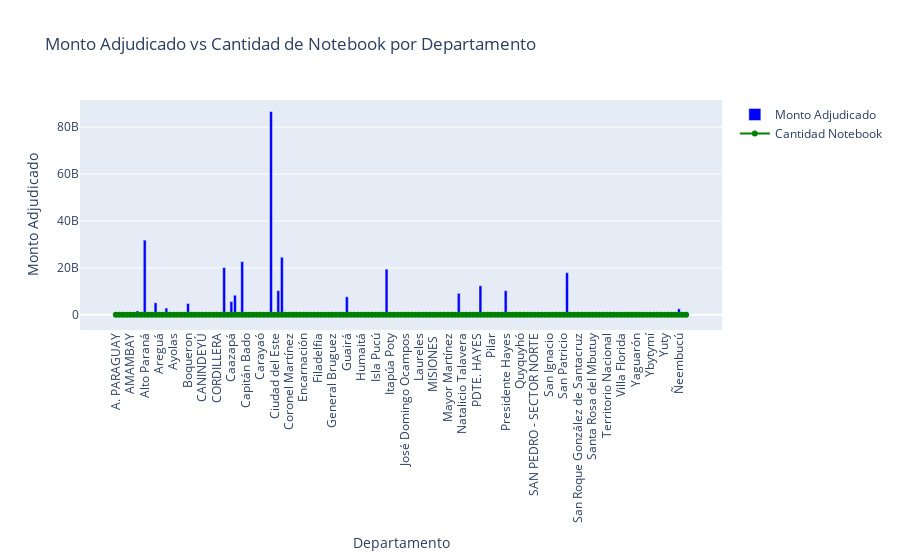

The code cell stored with this chart in its notebook:
### Code cell
import pandas as pd
import plotly.graph_objects as go

# Agrupar por 'Departamento' y sumar 'Monto Adjudicado 1' y 'Cantidad Notebook'
df_agrupado = df.groupby('Departamento').agg({
    'Monto Adjudicado 1': 'sum',
    'Cantidad Notebook': 'sum'
}).reset_index()

# Ver los primeros registros del DataFrame agrupado
print(df_agrupado.head())

# Crear la gráfica
fig = go.Figure()

# Agregar la gráfica de barras para 'Monto Adjudicado 1'
fig.add_trace(go.Bar(
    x=df_agrupado['Departamento'],
    y=df_agrupado['Monto Adjudicado 1'],
    name='Monto Adjudicado',
    marker_color='blue'
))

# Agregar la gráfica de línea para 'Cantidad Notebook'
fig.add_trace(go.Scatter(
    x=df_agrupado['Departamento'],
    y=df_agrupado['Cantidad Notebook'],
    name='Cantidad Notebook',
    mode='lines+markers',
    marker=dict(color='green')
))

# Configuraciones de layout
fig.update_layout(
    title='Monto Adjudicado vs Cantidad de Notebook por Departamento',
    xaxis_title='Departamento',
    yaxis_title='Monto Adjudicado',
    yaxis2=dict(
        title='Cantidad Notebook',
        overlaying='y',
        side='right'
    ),
    xaxis_tickangle=-90
)

# Mostrar la gráfica
fig.show()

### Figure 1 — Plotly figure (JSON) as saved in the notebook; plotly's stock layout.template omitted (floating-point values rounded to 4 significant figures; data arrays with more than 128 entries replaced by an {"elided": "..."} marker saying what was removed)
{"data": [{"marker": {"color": "blue"}, "name": "Monto Adjudicado", "type": "bar", "x": {"elided": "159 str values"}, "y": {"elided": "159 int values"}}, {"marker": {"color": "green"}, "mode": "lines+markers", "name": "Cantidad Notebook", "type": "scatter", "x": {"elided": "159 str values"}, "y": {"elided": "159 int values"}}], "layout": {"title": {"text": "Monto Adjudicado vs Cantidad de Notebook por Departamento"}, "xaxis": {"tickangle": -90, "title": {"text": "Departamento"}}, "yaxis": {"title": {"text": "Monto Adjudicado"}}, "yaxis2": {"overlaying": "y", "side": "right", "title": {"text": "Cantidad Notebook"}}}}
